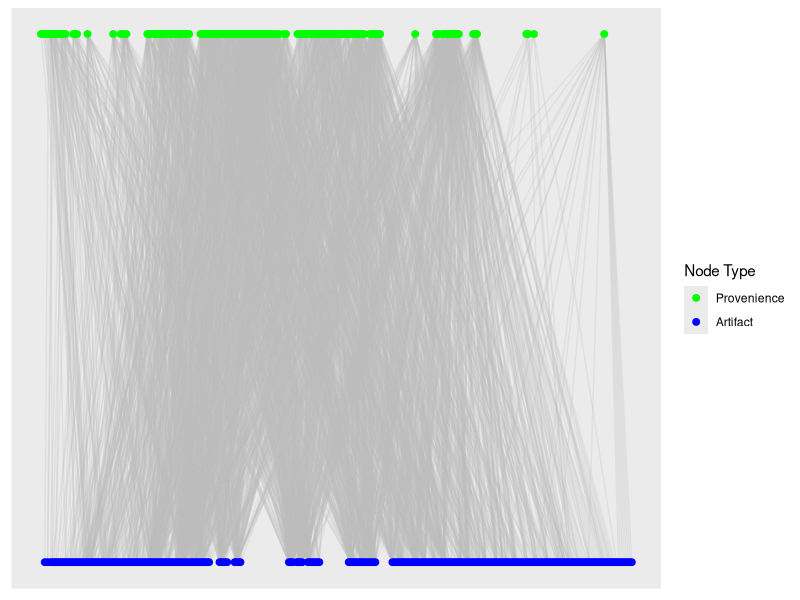
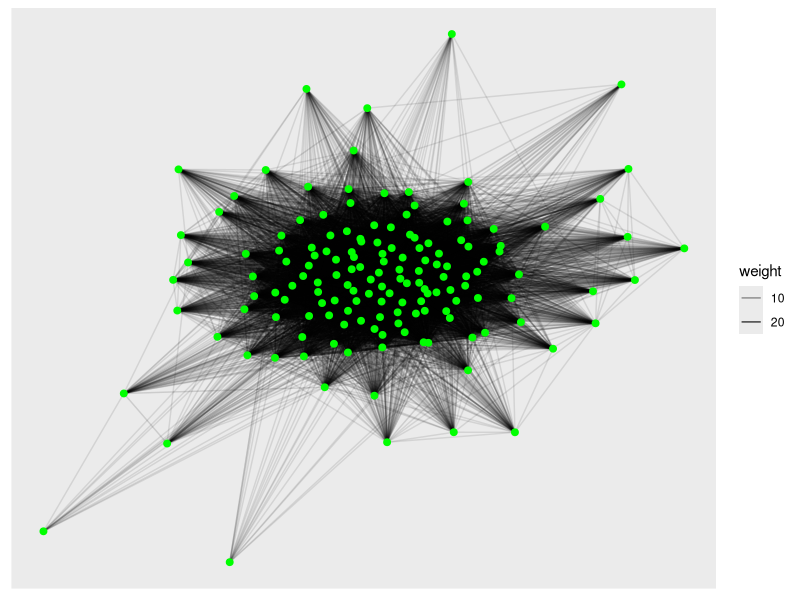
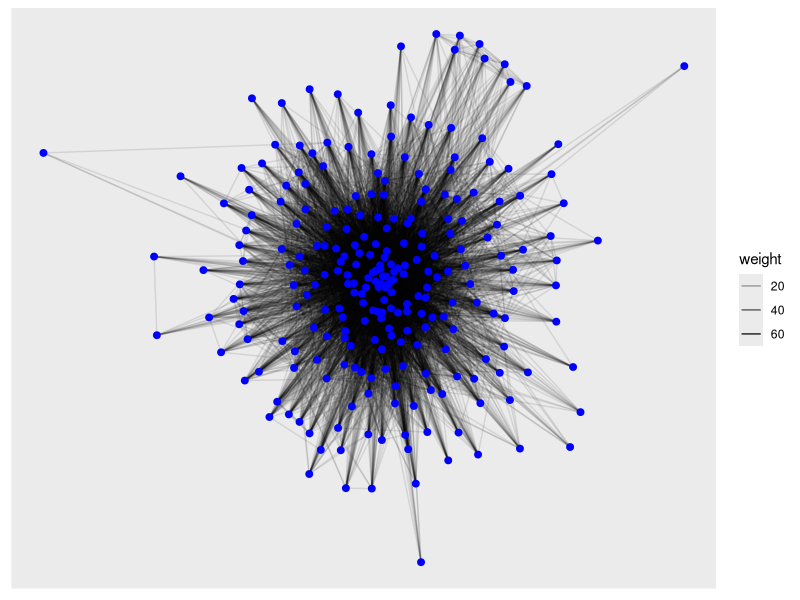
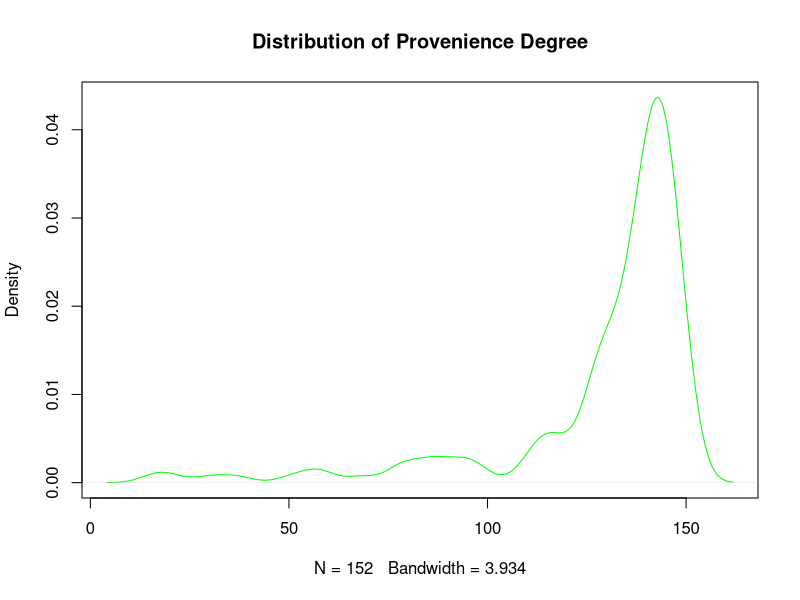
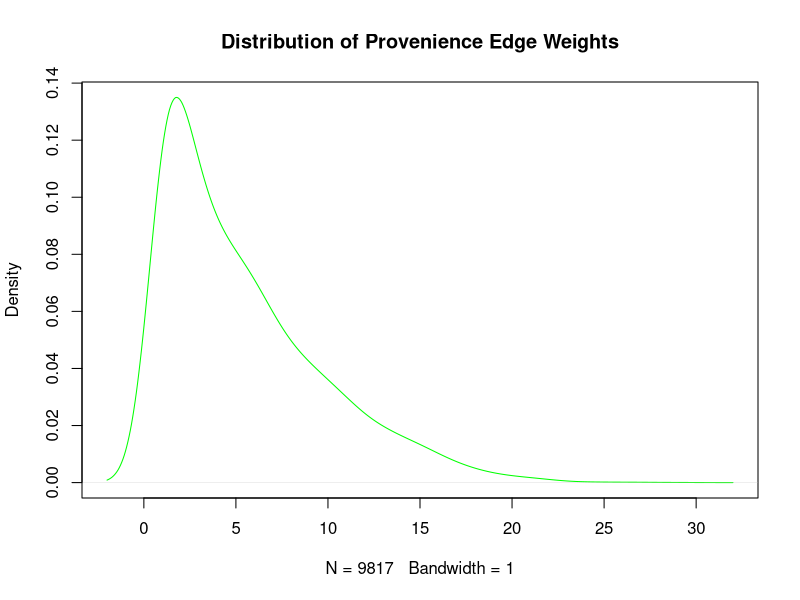
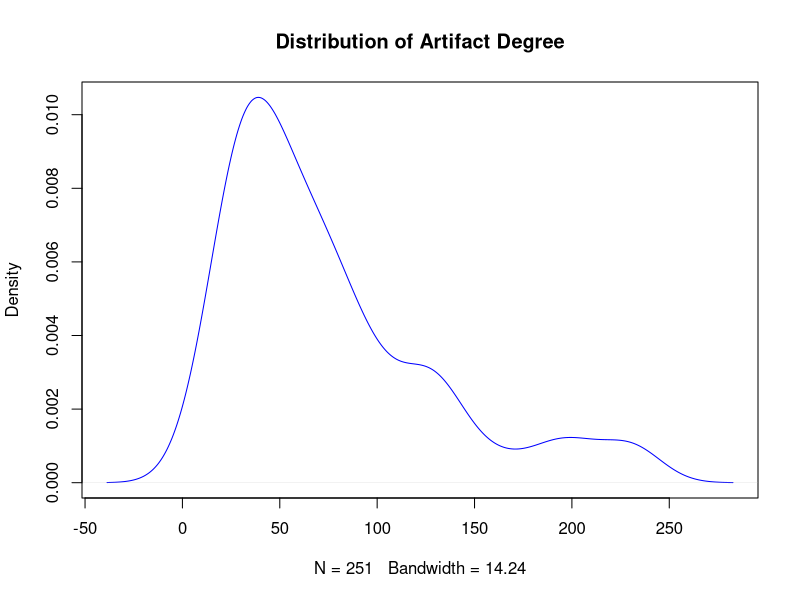
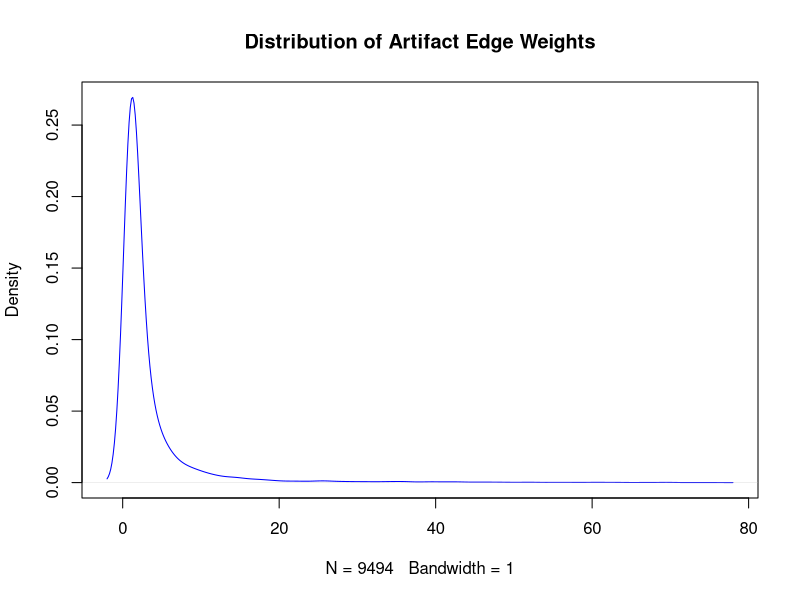

Source code (R) for these figures, in order:
## ---- chunk 1

require(tidyverse)
require(igraph)
require(ggraph)

## ---- chunk 2

dat <- read_csv("Catalog_SiteA.csv",
                col_select = c(LEVEL_ID, CODE)
                )

## ---- chunk 3
#| fig-width: 8
#| fig-cap: "Bipartite graph of artifact-provenience connections."

g_assemblages_bpg <-
  graph_from_data_frame(unique.data.frame(dat),
                        directed = FALSE
                        )

V(g_assemblages_bpg)$type <-
  bipartite_mapping(g_assemblages_bpg)$type

g_assemblages_bpg %>%
  ggraph(layout = "bipartite") +
  geom_edge_link(color = "gray", alpha = 0.25) +
  geom_node_point(aes(color = type), size = 2) +
  scale_color_manual(
    values = c("green", "blue"),
    name = "Node Type",
    breaks = c(FALSE, TRUE),
    labels = c("Provenience", "Artifact")
  )

## ---- chunk 4

g_assemblages_bpg

## ---- chunk 5

assemblages_inc <- as_incidence_matrix(g_assemblages_bpg)

assemblages_inc[1:5, 1:15]

## ---- chunk 6

assemblage_projections <-
  bipartite_projection(g_assemblages_bpg, multiplicity = TRUE)

assemblage_projections

## ---- chunk 7

g_assemblage_prov <- assemblage_projections$proj1

g_assemblage_artifact <- assemblage_projections$proj2

## ---- chunk 8
#| fig-cap: "Projected graph of provenience."

g_assemblage_prov %>%
  ggraph(layout = "fr") +
  geom_edge_link(aes(alpha = weight)) +
  geom_node_point(color = "green", size = 2)

## ---- chunk 9
#| fig-cap: "Projected graph of artifact types."

g_assemblage_artifact %>%
  ggraph(layout = "fr") +
  geom_edge_link(aes(alpha = weight)) +
  geom_node_point(color = "blue", size = 2)

## ---- chunk 10

plot(density(degree(g_assemblage_prov)), col = "green",
     main = "Distribution of Provenience Degree")

## ---- chunk 11

plot(density(E(g_assemblage_prov)$weight, bw = 1), col = "green",
     main = "Distribution of Provenience Edge Weights")

## ---- chunk 12

plot(density(degree(g_assemblage_artifact)), col = "blue",
     main = "Distribution of Artifact Degree")

## ---- chunk 13

plot(density(E(g_assemblage_artifact)$weight, bw = 1), col = "blue",
     main = "Distribution of Artifact Edge Weights")
